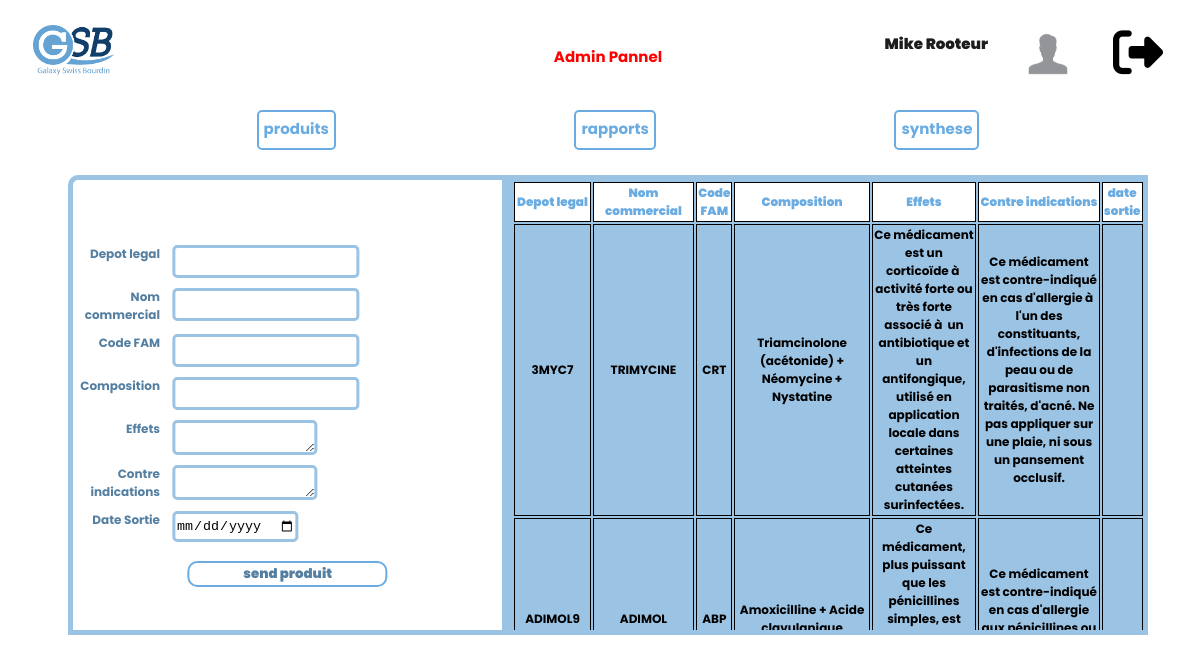
Screenshot of /admin_produit.php (signed in) with the database file from the repository.
### tables this page shows
CREATE TABLE IF NOT EXISTS `produit` (
  `MED_DEPOTLEGAL` varchar(9) DEFAULT NULL,
  `MED_NOMCOMMERCIAL` varchar(19) DEFAULT NULL,
  `FAM_CODE` varchar(3) DEFAULT NULL,
  `MED_COMPOSITION` varchar(80) DEFAULT NULL,
  `MED_EFFETS` varchar(194) DEFAULT NULL,
  `MED_CONTREINDIC` varchar(236) DEFAULT NULL,
  `MED_PRIXECHANTILLON` varchar(0) DEFAULT NULL
);

### admin_produit.php (the view, shortened to what this page needs)
<?php
$connexion = pdo();
$sql1 = "SELECT * FROM produit  ";
$reponse1 = $connexion->query($sql1);
?>
<!DOCTYPE html>
<html lang="en">
<head>
    <link rel="stylesheet" href="style_rapport.css">
</head>
<body>
<header>
    <div class="logo">
    <img src="logo.png" alt="">
    </div>
    <div class="admin">
        <p>Admin Pannel</p>
    </div>
    <div class="id">
    <div class="id_name">
    <p>
    <?php echo $_SESSION['prenom']; ?> <?php echo $_SESSION['nom']; ?>
    </p>
    </div>
    <div class="id_photo">
    <img src="pp.jpg" alt="">
    </div>
    <a href="logout.php">
    <i class="fas fa-sign-out-alt logoutresp"></i>
    </a>
    </div>
</header>
<nav>
    <li>
    <a href="">produits</a>
    <a href="admin_rapport.php">rapports</a>
    <a href="">synthese</a>
    </li>
</nav>
<main>
    <div class="formul">
    <form action="produit_post.php" method="post">
        <div class="line">
        <legend>Depot legal</legend>
        <input  class="inputs" type="text" name="depot_legal">
        </div>
        <div class="line">
        <legend>Nom commercial</legend>
        <input  class="inputs" type="text" name="nom_commercial">
        </div>
       <br>
        <div class="line">
        <legend>Code FAM</legend>
        <input  class="inputs" type="text" name="code_fam">
        </div>
        <br>
        <div class="line">
        <legend>Composition</legend>
        <input  class="inputs" type="text" name="composition">
        </div>
        <br>
        <div class="line">
        <legend>Effets</legend>
        <textarea  name="effets" class="inputs" rows="10" cols="15"></textarea>
        </div>
        <br>
        <div class="line">
        <legend>Contre indications</legend>
        <textarea  name="contre_indication" class="inputs" rows="10" cols="15"></textarea>
        </div>
        <br>
        <div class="line">
        <legend>Date Sortie</legend>
        <input  class="inputs" type="date" name="date_sortie">
        </div>
        <br>
        <div class="line">
        <input type="submit" class="btn" name="produit" value="send produit">
        </div>
    </form>
    </div>
    <div class="result">
    <table>
    <thead>
        <tr>
            <td>Depot legal</td>
            <td>Nom commercial</td>
            <td>Code FAM</td>
            <td>Composition</td>
            <td>Effets</td>
            <td>Contre indications</td>
            <td>date sortie</td>
        </tr>
    </thead>
    <tbody>
        <?php
            while ($data1 = $reponse1->fetch()) { ?>
    <tr>
    <td>
    <?php
    echo $data1['MED_DEPOTLEGAL']
    ?>
    </td>
    <td>
    <?php
    echo $data1['MED_NOMCOMMERCIAL']
    ?>
    </td>
    <td>
    <?php
    echo $data1['FAM_CODE']
    ?>
    </td>
    <td>
    <?php
    echo $data1['MED_COMPOSITION']
    ?>
    </td>
    <td>
    <?php
    echo $data1['MED_EFFETS']
    ?>
    </td>
    <td>
    <?php
    echo $data1['MED_CONTREINDIC']
    ?>
    </td>
    <td>
    </td>
    </tr>
    <?php
     }
     ?>
     </tbody>
     </table>
    </div>
</main>
</body>
</html>

### style_rapport.css (style rules this page uses)
body { font-family: 'Poppins', sans-serif; font-size: 15px; font-weight: bolder; width: 100vw; overflow-x: hidden; }
header { position: relative; height: 50px; margin: 25px; }
legend { margin: 5px; width: 80px; text-align: right; font-size: 12px; }
main { display: inline-flex; justify-content: space-evenly; height: 450px; width: 90vw; position: relative; left: 50%; transform: translateX(-50%); margin-top: 15px; }
form { position: absolute; top: 50%; left: 50%; transform: translate(-50%,-50%); width: 100%; }
thead { color: rgb(106, 172, 226); font-weight: bolder; background: white; }
td { font-size: 12px; border: solid 1px black; }
.result { background: rgb(155, 195, 228);; height: 100%; width: 52.9vw; overflow-x: scroll; overflow-y: scroll; border: solid 5px rgb(155, 195, 228); text-align:center; }
.formul { display: inline-flex; width: 40%; height: 100%; position: relative; color: rgb(84, 127, 161); border: solid 5px rgb(155, 195, 228); border-top-left-radius: 10px; }
.inputs { margin: 0px; border: 3px solid rgb(155, 195, 228); border-radius: 5px; height: 25px; margin: 5px; }
.id { position: absolute; top: 50%; right: 0%; transform: translatey(-50%); display: inline-flex; }
.id > * { margin: 20px; font-size: 15px; }
.id_name { margin-right: 15px; color: rgb(29, 29, 29); font-weight: bolder; }
.id_photo { position: relative; }
.id_photo > img { width: 50px; height: auto; margin-top: 10px; }
.logo { position: absolute; top: 0%; left: 0%; }
.logo > img { height: 50px; width: auto; }
nav { display: inline-flex; max-width: 90vw; height: 40px; margin: 10px; }
li { display: inline-flex; justify-content: space-evenly; min-width: 100vw; max-width: 100vw; font-size: 15px; }
li > a { font-size: 15px; color: rgb(106, 172, 226); border:solid 2px rgb(106, 172, 226); border-radius: 5px; text-decoration: none; padding: 5px; }
.line { display: inline-flex; font-size: 15px; }
.fa-sign-out-alt { color: black; font-size: 50px; margin-top: 10px; }
.btn { position: absolute; bottom: -5%; left: 50%; transform: translateX(-50%); margin-top: 25px; border:solid 2px rgb(106, 172, 226); border-radius: 10px; background: white; color: rgb(84, 127, 161); font-family: 'Poppins', sans-serif; font-weight: bolder; width: 200px; cursor: pointer; }
.admin { color: red; position: absolute; top: 5px; left: 50%; transform: translateX(-50%); }

### rows the page displays
produit: MED_DEPOTLEGAL "3MYC7", MED_NOMCOMMERCIAL "TRIMYCINE", FAM_CODE "CRT", MED_COMPOSITION "Triamcinolone (acétonide) + Néomycine + Nystatine", MED_EFFETS "Ce médicament est un corticoïde à activité forte ou très forte associé à un antibiotique et un antifongique, utilisé en application locale dans certaines atteintes cutanées surinfectées.", MED_CONTREINDIC "Ce médicament est contre-indiqué en cas d'allergie à l'un des constituants, d'infections de la peau ou de parasitisme non traités, d'acné. Ne pas appliquer sur une plaie, ni sous un pansement occlusif."
produit: MED_DEPOTLEGAL "ADIMOL9", MED_NOMCOMMERCIAL "ADIMOL", FAM_CODE "ABP", MED_COMPOSITION "Amoxicilline + Acide clavulanique", MED_EFFETS "Ce médicament, plus puissant que les pénicillines simples, est…", MED_CONTREINDIC "Ce médicament est contre-indiqué en cas d'allergie aux pénicillines ou…"

### other values shown
$_SESSION['prenom'] "Mike"
$_SESSION['nom'] "Rooteur"
